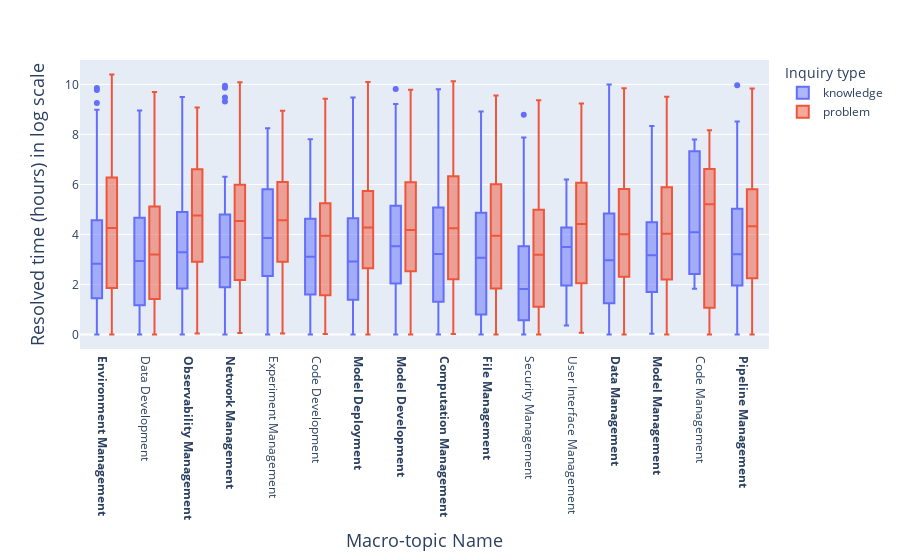

Notebook code cell kept with this figure:
### Code cell
df = pd.read_json(os.path.join(path_rq12, 'macro-topics.json'))

df['Challenge_resolved_time'] = df['Challenge_resolved_time'].apply(lambda x: np.log(x+1))
df['Challenge_topic_macro'] = df['Challenge_topic_macro'].apply(lambda x: macro_topic_indexing[x])
    
fig = px.box(df, x="Challenge_topic_macro", y="Challenge_resolved_time", color="Challenge_type")
fig.update_layout(
    xaxis_title="Macro-topic Name",
    yaxis_title="Resolved time (hours) in log scale",   
    legend_title='Inquiry type',
    xaxis=dict(title_font=dict(size=18)), 
    yaxis=dict(title_font=dict(size=18)),
)
bolded_macro_topics = []
for macro_topic in macro_topic_indexing.values():
    if macro_topic in significant_macro_topics:
        macro_topic = '<b>' + macro_topic + '</b>'
    bolded_macro_topics.append(macro_topic)
# Update x-axis to set the tick label for "B" to bold
fig.update_xaxes(tickvals=list(macro_topic_indexing.values()), ticktext=bolded_macro_topics)
fig.show()
fig.write_image(os.path.join(path_rq12, 'Macro-topic resolved time boxplot.pdf'))

### Figure 1 — Plotly figure (JSON) as saved in the notebook; plotly's stock layout.template omitted (floating-point values rounded to 4 significant figures; data arrays with more than 128 entries replaced by an {"elided": "..."} marker saying what was removed)
{"data": [{"alignmentgroup": "True", "hovertemplate": "Challenge_type=knowledge<br>Challenge_topic_macro=%{x}<br>Challenge_resolved_time=%{y}<extra></extra>", "legendgroup": "knowledge", "marker": {"color": "#636efa"}, "name": "knowledge", "notched": false, "offsetgroup": "knowledge", "orientation": "v", "showlegend": true, "type": "box", "x": {"elided": "5590 str values"}, "x0": " ", "xaxis": "x", "y": {"elided": "5590 float values"}, "y0": " ", "yaxis": "y"}, {"alignmentgroup": "True", "hovertemplate": "Challenge_type=problem<br>Challenge_topic_macro=%{x}<br>Challenge_resolved_time=%{y}<extra></extra>", "legendgroup": "problem", "marker": {"color": "#EF553B"}, "name": "problem", "notched": false, "offsetgroup": "problem", "orientation": "v", "showlegend": true, "type": "box", "x": {"elided": "8146 str values"}, "x0": " ", "xaxis": "x", "y": {"elided": "8146 float values"}, "y0": " ", "yaxis": "y"}], "layout": {"boxmode": "group", "legend": {"title": {"text": "Inquiry type"}, "tracegroupgap": 0}, "margin": {"t": 60}, "xaxis": {"anchor": "y", "domain": [0, 1], "ticktext": ["Code Development", "Code Management", "<b>Computation Management</b>", "Data Development", "<b>Data Management</b>", "<b>Environment Management</b>", "Experiment Management", "<b>File Management</b>", "<b>Model Deployment</b>", "<b>Model Development</b>", "<b>Model Management</b>", "<b>Network Management</b>", "<b>Observability Management</b>", "<b>Pipeline Management</b>", "Security Management", "User Interface Management"], "tickvals": ["Code Development", "Code Management", "Computation Management", "Data Development", "Data Management", "Environment Management", "Experiment Management", "File Management", "Model Deployment", "Model Development", "Model Management", "Network Management", "Observability Management", "Pipeline Management", "Security Management", "User Interface Management"], "title": {"font": {"size": 18}, "text": "Macro-topic Name"}}, "yaxis": {"anchor": "x", "domain": [0, 1], "title": {"font": {"size": 18}, "text": "Resolved time (hours) in log scale"}}}}
